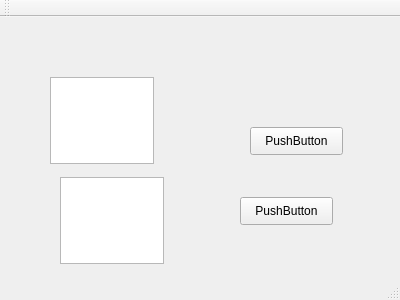
<?xml version="1.0" encoding="UTF-8"?>
<ui version="4.0">
 <class>MainWindow</class>
 <widget class="QMainWindow" name="MainWindow">
  <property name="geometry">
   <rect>
    <x>0</x>
    <y>0</y>
    <width>400</width>
    <height>300</height>
   </rect>
  </property>
  <property name="windowTitle">
   <string>MainWindow</string>
  </property>
  <widget class="QWidget" name="centralWidget">
   <widget class="QTextEdit" name="textEdit">
    <property name="geometry">
     <rect>
      <x>50</x>
      <y>60</y>
      <width>104</width>
      <height>87</height>
     </rect>
    </property>
   </widget>
   <widget class="QPushButton" name="pushButton">
    <property name="geometry">
     <rect>
      <x>250</x>
      <y>110</y>
      <width>93</width>
      <height>28</height>
     </rect>
    </property>
    <property name="text">
     <string>PushButton</string>
    </property>
   </widget>
   <widget class="QTextEdit" name="textEdit_2">
    <property name="geometry">
     <rect>
      <x>60</x>
      <y>160</y>
      <width>104</width>
      <height>87</height>
     </rect>
    </property>
   </widget>
   <widget class="QPushButton" name="pushButton_2">
    <property name="geometry">
     <rect>
      <x>240</x>
      <y>180</y>
      <width>93</width>
      <height>28</height>
     </rect>
    </property>
    <property name="text">
     <string>PushButton</string>
    </property>
   </widget>
  </widget>
  <widget class="QMenuBar" name="menuBar">
   <property name="geometry">
    <rect>
     <x>0</x>
     <y>0</y>
     <width>400</width>
     <height>26</height>
    </rect>
   </property>
  </widget>
  <widget class="QToolBar" name="mainToolBar">
   <attribute name="toolBarArea">
    <enum>TopToolBarArea</enum>
   </attribute>
   <attribute name="toolBarBreak">
    <bool>false</bool>
   </attribute>
  </widget>
  <widget class="QStatusBar" name="statusBar"/>
 </widget>
 <layoutdefault spacing="6" margin="11"/>
 <resources/>
 <connections/>
</ui>
